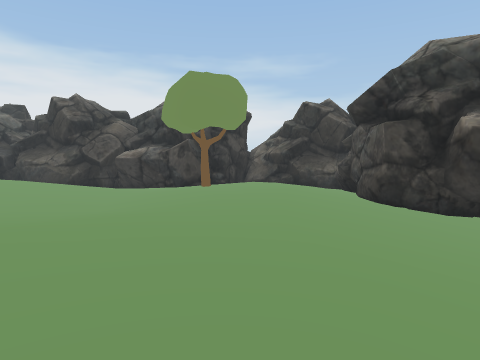
view 1 (above)

17 first-person views from a walk through a scene from a Unity 3-D project. The camera is 1.3 m above the floor, tilts 4° down and sees 75° across. The floor is counted in squares, 1 m on a side. Each view is taken from the middle of a square. On the plan, view 1 faces up. The plan holds only what a view shows up to about 14 squares ahead; the rest is blank. The place goes on beyond the plan. The player character is not drawn. Some animated figures are not drawn.

view 2
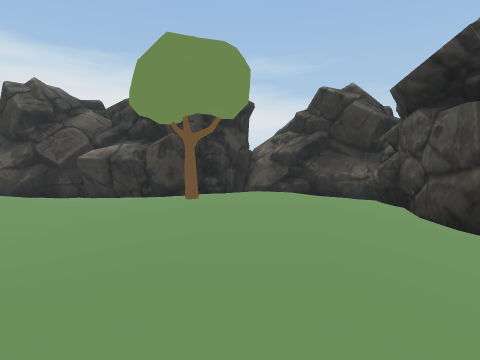

view 3
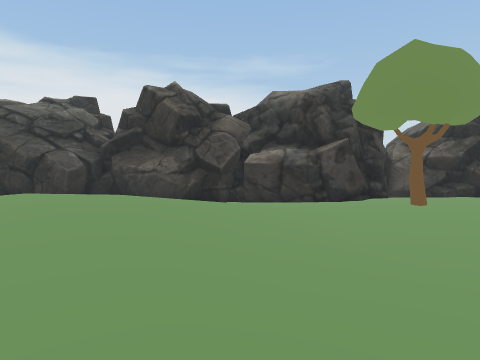

view 4
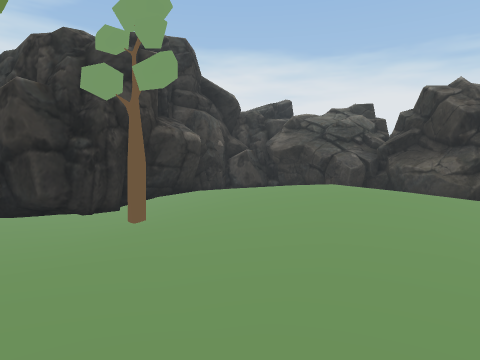

view 5
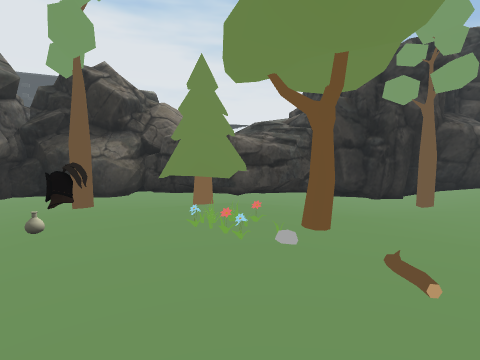

view 6
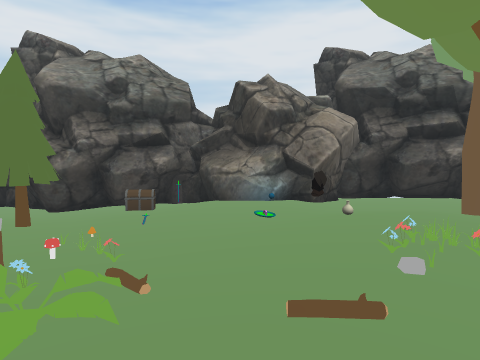

view 7
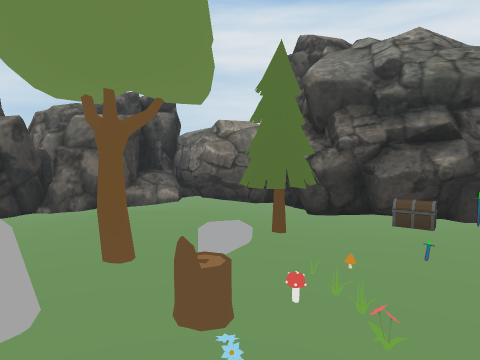

view 8
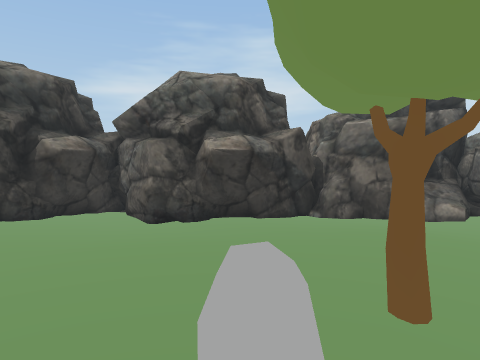

view 9
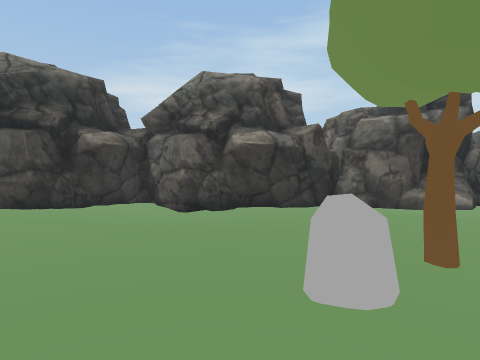

view 10
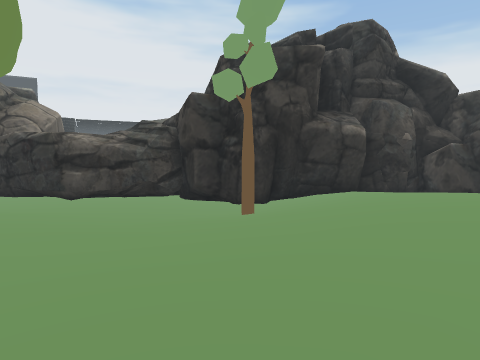

view 11
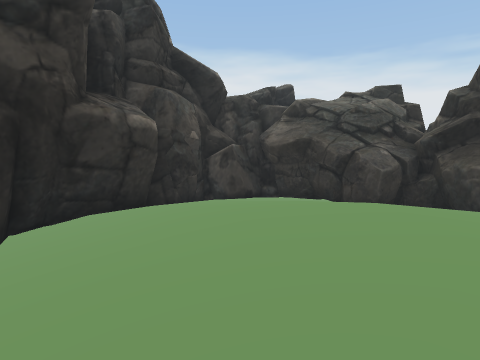

view 12
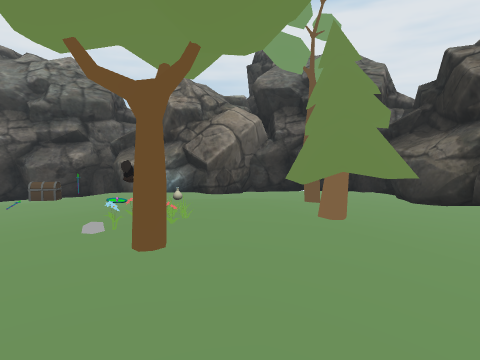

view 13
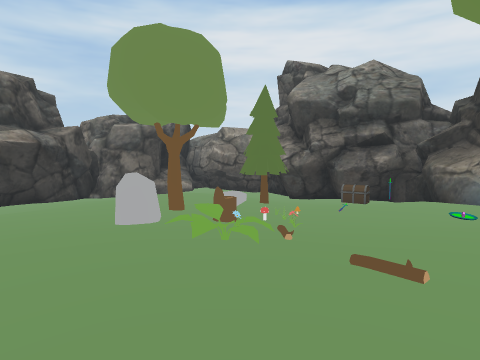

view 14
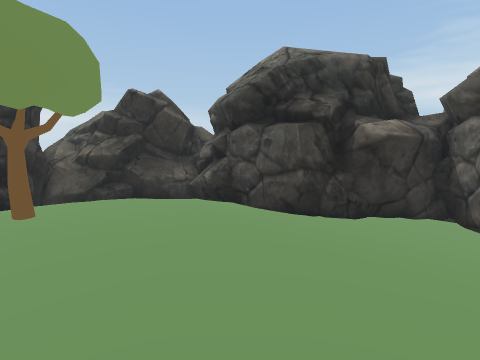

view 15
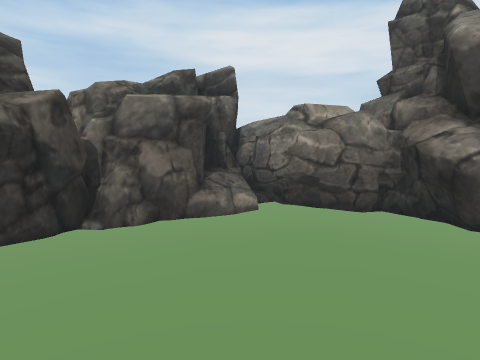

view 16
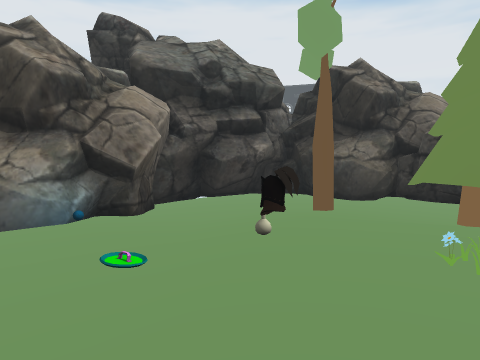

view 17
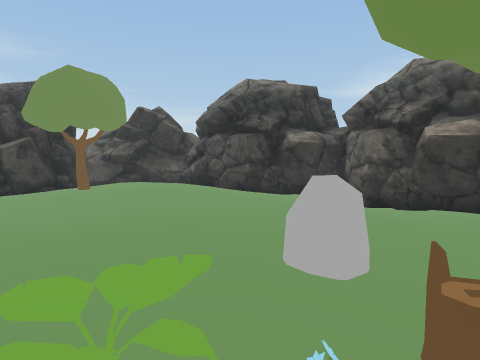

### Floor plan
Key: @ floor where view 1 was taken; # wall or solid block; . main floor; : floor 0.25 m higher than the main floor; - floor 0.25 m lower than the main floor; + floor 0.5 m higher than the main floor; _ floor 0.5 m lower than the main floor; * floor 0.75 m higher than the main floor; < floor 0.75 m lower than the main floor; / step, stairs or slope; = window, fence, low wall or low ledge; ^ raised ledge; O other object.
Columns run from 20 left of view 1 to 9 right of it. Each row starts with its distance up from view 1.
 19                     ###
 18       #########   ### ###
 17  ###### #### #######- -#^^#
 16 ##--          ---##..   ==#
 15 ##..          ---....   -##
 14 #  .         .....OO::: =#
 13 # ..     ++ /:.....::::..#
 12 # .:::/++++++://...::::/.#
 11 ##.::+++**++////-..::::/.#
 10  #//::+++**+///--..::::/-##
  9  #/////+++////.---..::..--###
  8  #/////////::/.--...../--__##
  7  ##/////:::::.........///___#
  6   #_OO/...::::........///_<##
  5   #__-/....:::::::....//___#
  4  ##_---....:::::::....-/___#
  3  #-----....:::::::...../___#
  2  ##---...::O:://:OO....--__#
  1   ##--..::OO::/O.......---_##
  0   ##-.OOOOOOO...O.OO@..--___#
 -1   ##-.OOOOOO:.OOO......./___#
 -2   ##-..O::::O...OO......//__#
 -3   #.....::::.....-OO...--__##
 -4  ###...O.//./..O.-OO//---__##
 -5   ##...../......----///-___^#
 -6    #.....-......--___/_____^^#
 -7    #.....--....OOO_______###^#
 -8    ###.--#############__######
 -9     ######          #####

Where each view was taken, in squares from view 1:
view 1: 0 up, 0 right, facing up
view 2: 4 up, 0 right, facing up
view 3: 4 up, 7 left, facing up
view 4: 2 up, 7 left, facing up-left
view 5: 0 up, 5 left, facing left
view 6: 4 up, 7 left, facing down
view 7: 2 up, 6 left, facing down-right
view 8: 2 up, 5 left, facing right
view 9: 3 up, 6 left, facing right
view 10: 6 up, 6 left, facing left
view 11: 6 up, 10 left, facing up-left
view 12: 5 up, 11 left, facing down
view 13: 5 up, 9 left, facing down-right
view 14: 5 up, 3 left, facing up-right
view 15: 2 up, 1 left, facing down-right
view 16: 0 up, 6 left, facing down-left
view 17: 0 up, 6 left, facing up-right
